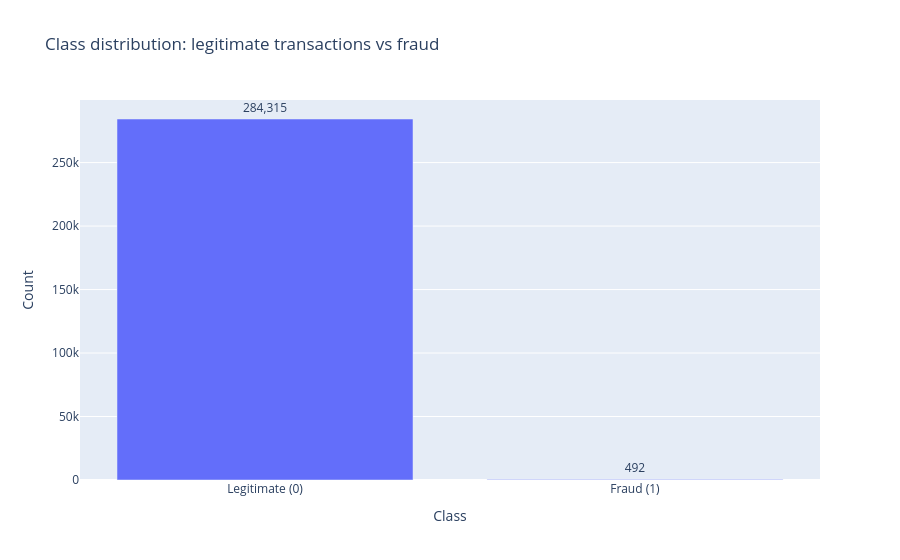

Notebook source saved alongside this figure:
### Markdown cell above
## 4. Exploratory Data Analysis

Now that the dataset has been loaded and its basic structure has been checked, we move to a more detailed exploratory analysis.

In this section, we use visualizations and summary statistics to answer a few specific questions:

1. **How severe is the class imbalance visually?**
2. **Does `Amount` behave differently for legitimate and fraudulent transactions?**
3. **Are some anonymized variables more related to the target than others?**
4. **Are there data-quality details, such as duplicated rows or zero-amount transactions, that we should know before modelling?**

The aim is not to force a strong interpretation from anonymized variables, because most features do not have a direct business meaning. Instead, the goal is to better understand the structure of the dataset and make more informed modelling choices.

### Code cell
# Compute class distribution (counts) from the target variable
class_plot = (
    df["Class"]
    .value_counts()
    .rename_axis("Class")  
    .reset_index(name="Count")  
)

# Map numeric class labels to human-readable labels
class_plot["Label"] = class_plot["Class"].map(CLASS_LABELS)

# Create an interactive bar chart showing class imbalance
fig = px.bar(
    class_plot,
    x="Label",  
    y="Count",  
    text="Count",  
    title="Class distribution: legitimate transactions vs fraud",
)

# Improve bar text formatting and hover information
fig.update_traces(
    texttemplate="%{text:,}",  
    textposition="outside",    
    hovertemplate="%{x}<br>Count = %{y:,}<extra></extra>",
)

# Set axis labels and remove legend (not needed for single series)
fig.update_layout(
    xaxis_title="Class",
    yaxis_title="Count",
    showlegend=False
)

fig.show()

### Figure 1 — Plotly figure (JSON) as saved in the notebook; plotly's stock layout.template omitted (floating-point values rounded to 4 significant figures)
{"data": [{"hovertemplate": "%{x}<br>Count = %{y:,}<extra></extra>", "legendgroup": "", "marker": {"color": "#636efa", "pattern": {"shape": ""}}, "name": "", "orientation": "v", "showlegend": false, "text": [284300.0, 492.0], "textposition": "outside", "texttemplate": "%{text:,}", "type": "bar", "x": ["Legitimate (0)", "Fraud (1)"], "xaxis": "x", "y": [284315, 492], "yaxis": "y"}], "layout": {"barmode": "relative", "legend": {"tracegroupgap": 0}, "showlegend": false, "title": {"text": "Class distribution: legitimate transactions vs fraud"}, "xaxis": {"anchor": "y", "domain": [0, 1], "title": {"text": "Class"}}, "yaxis": {"anchor": "x", "domain": [0, 1], "title": {"text": "Count"}}}}
